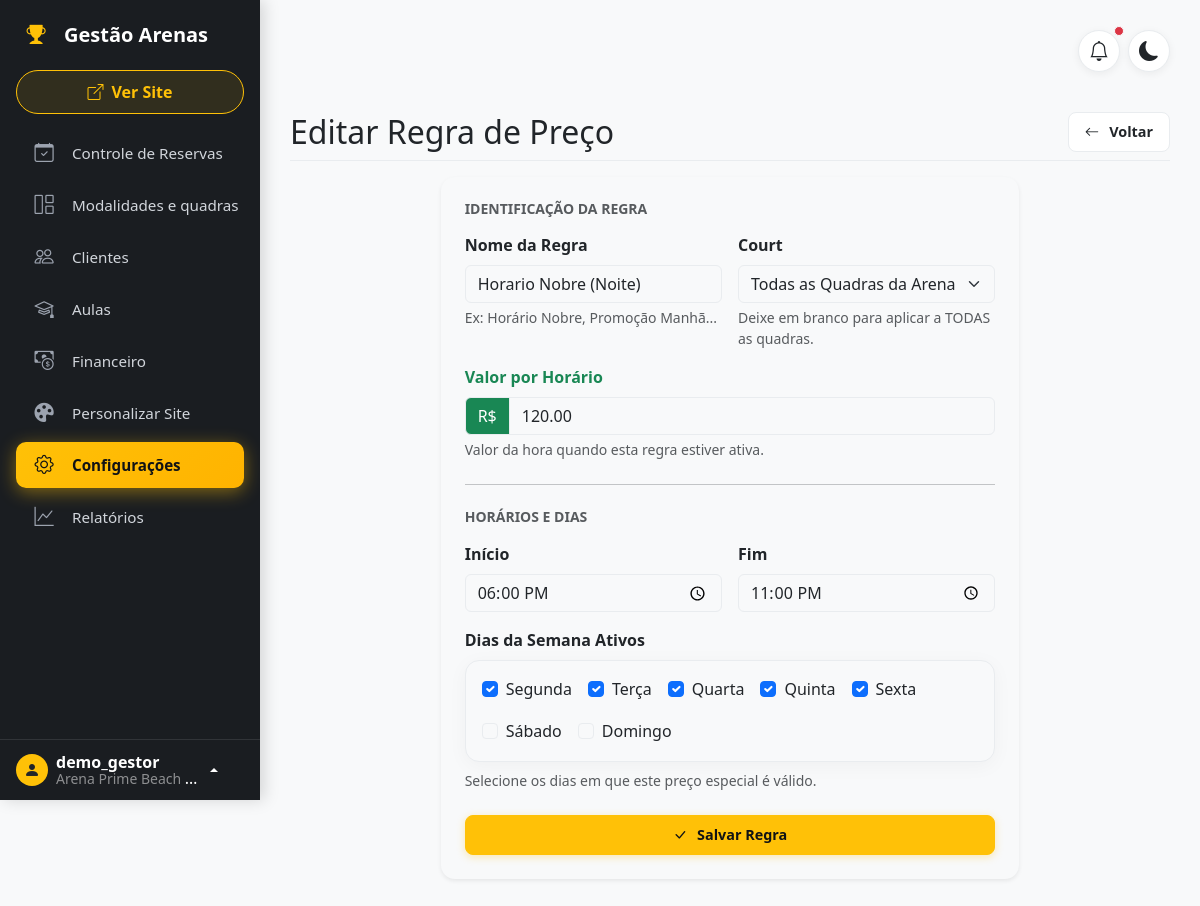
/gestao/arena/arena-demo/regras-preco/1/editar/ (signed in), run on the app's committed database.
### apps/saas/models.py (models this page shows, shortened)
class Arena(TimeStampedModel):
    users = models.ManyToManyField(User, related_name='arenas', blank=True, verbose_name="Usuários da Arena")
    name = models.CharField(max_length=100, verbose_name="Nome da Arena")
    slug = models.SlugField(max_length=100, unique=True, verbose_name="URL (Slug)")
    owner_name = models.CharField(max_length=100, verbose_name="Nome do Proprietário")
    owner_phone = models.CharField(max_length=25, blank=True, null=True, verbose_name="WhatsApp / Telefone do Dono")
    owner_email = models.EmailField(blank=True, null=True, verbose_name="E-mail do Dono")
    cnpj = models.CharField(max_length=20, blank=True, null=True, verbose_name="CNPJ")
    monthly_fee = models.DecimalField(max_digits=10, decimal_places=2, default=0, verbose_name="Valor da Mensalidade (R$)")
    due_day = models.PositiveSmallIntegerField(default=10, verbose_name="Dia de Vencimento")
    is_active = models.BooleanField(default=True, verbose_name="Arena Ativa?")
    class Meta:
        verbose_name = "Arena"
        verbose_name_plural = "Arenas"

### apps/backoffice/models.py (models this page shows, shortened)
class PriceRule(TimeStampedModel):
    DAYS_OF_WEEK = (
        (0, 'Segunda-feira'),
        (1, 'Terça-feira'),
        (2, 'Quarta-feira'),
        (3, 'Quinta-feira'),
        (4, 'Sexta-feira'),
        (5, 'Sábado'),
        (6, 'Domingo'),
    )
    arena = models.ForeignKey(Arena, on_delete=models.CASCADE, related_name='price_rules')
    court = models.ForeignKey(Court, on_delete=models.CASCADE, null=True, blank=True, related_name='price_rules',
                              help_text="Deixe vazio para aplicar a todas as quadras da arena.")
    name = models.CharField(max_length=100, verbose_name="Nome da Regra", help_text="Ex: Horário Nobre, Fim de Semana")
    price = models.DecimalField(max_digits=10, decimal_places=2, verbose_name="Valor por Horário")
    start_time = models.TimeField(verbose_name="Início")
    end_time = models.TimeField(verbose_name="Fim")
    days = models.ManyToManyField(DayOfWeek, verbose_name="Dias da Semana", related_name="price_rules")
    objects = TenantManager()
    class Meta:
        verbose_name = "Regra de Preço"
        verbose_name_plural = "Regras de Preço"

### apps/backoffice/views/config_views.py (the view, shortened to what this page needs)
# urls.py: path('arena/<slug:arena_slug>/regras-preco/<int:pk>/editar/', PriceRuleUpdateView.as_view(),
class PriceRuleUpdateView(ArenaOwnerRequiredMixin, UpdateView):
    model = PriceRule
    form_class = PriceRuleForm
    template_name = 'backoffice/config/price_rule_form.html'
    def setup(self, request, *args, **kwargs):
        super().setup(request, *args, **kwargs)
        self.arena = get_object_or_404(Arena, slug=self.kwargs['arena_slug'])
    def get_context_data(self, **kwargs):
        context = super().get_context_data(**kwargs)
        context['arena'] = self.arena
        return context
    def get_queryset(self):
        return PriceRule.objects.filter(arena=self.arena)
    def get_form_kwargs(self):
        kwargs = super().get_form_kwargs()
        kwargs['arena'] = self.arena
        return kwargs

### apps/backoffice/context_processors.py (called while the page is built)
def arena_context(request):
    if request.user.is_authenticated and hasattr(request.user, 'arena'):
        return {'arena': request.user.arena}
    return {}

### apps/backoffice/mixins.py (called while the page is built)
    def test_func(self):
        slug = self.kwargs.get('arena_slug')
        if not slug:
            return True  # Deixa passar se a view não tem slug (ex: roteador)
        arena = get_object_or_404(Arena, slug=slug)
        return self.request.user in arena.users.all()

### apps/backoffice/models.py (called while the page is built)
    def __str__(self):
        return f"{self.name} ({self.arena.name})"

### apps/core/context_processors.py (called while the page is built)
def user_arenas_context(request):
    if not request.user.is_authenticated:
        return {}
    my_arenas = Arena.objects.filter(users=request.user, is_active=True).values('name', 'slug')
    return {
        'my_arenas': my_arenas
    }

### apps/core/models.py (called while the page is built)
    def get_queryset(self):
        return TenantQuerySet(self.model, using=self._db)

### apps/backoffice/templates/backoffice/config/price_rule_form.html (shortened to what this page needs)
{% extends "backoffice/base_dashboard.html" %}
{% block content %}
<div class="d-flex justify-content-between flex-wrap align-items-center pt-3 pb-2 mb-3 border-bottom gap-2">
    <h1 class="h2 mb-0">{% if form.instance.pk %}Editar{% else %}Nova{% endif %} Regra de Preço</h1>
    <a href="{% url 'backoffice:price_rules' arena_slug=arena.slug %}" class="btn btn-action">
        <i class="bi bi-arrow-left me-1"></i> Voltar
    </a>
</div>
<div class="row justify-content-center">
    <div class="col-12 col-md-10 col-lg-8">
        <div class="card shadow-sm border-0">
            <div class="card-body p-4">
                <form method="post" novalidate>
                    <h6 class="text-uppercase text-body-secondary fw-bold small mb-3">Identificação da Regra</h6>
                    <div class="row g-3 mb-3">
                        <div class="col-12 col-md-6">
                            <label class="form-label fw-bold" for="{{ form.name.id_for_label }}">{{ form.name.label }}</label>
                            {{ form.name }}
                            <div class="form-text small">Ex: Horário Nobre, Promoção Manhã...</div>
                        </div>
                        <div class="col-12 col-md-6">
                            <label class="form-label fw-bold" for="{{ form.court.id_for_label }}">{{ form.court.label }}</label>
                            {{ form.court }}
                            <div class="form-text small">Deixe em branco para aplicar a TODAS as quadras.</div>
                        </div>
                    </div>
                    <div class="mb-4">
                        <label class="form-label fw-bold text-success" for="{{ form.price.id_for_label }}">{{ form.price.label }}</label>
                        <div class="input-group">
                            <span class="input-group-text bg-success text-white">R$</span>
                            {{ form.price }}
                        </div>
                        <div class="form-text small">Valor da hora quando esta regra estiver ativa.</div>
                    </div>
                    <hr class="my-4">
                    <h6 class="text-uppercase text-body-secondary fw-bold small mb-3">Horários e Dias</h6>
                    <div class="row g-3 mb-3">
                        <div class="col-12 col-sm-6">
                            <label class="form-label fw-bold" for="{{ form.start_time.id_for_label }}">{{ form.start_time.label }}</label>
                            {{ form.start_time }}
                        </div>
                        <div class="col-12 col-sm-6">
                            <label class="form-label fw-bold" for="{{ form.end_time.id_for_label }}">{{ form.end_time.label }}</label>
                            {{ form.end_time }}
                        </div>
                    </div>
                    <div class="mb-4">
                        <label class="form-label fw-bold mb-2">Dias da Semana Ativos</label>
                        <div class="card bg-body-tertiary border p-3">
                            <div class="d-flex flex-wrap gap-3">
                                {% for checkbox in form.days %}
                                    <div class="form-check">
                                        {{ checkbox.tag }}
                                        <label class="form-check-label fw-medium" for="{{ checkbox.id_for_label }}">
                                            {{ checkbox.choice_label }}
                                        </label>
                                    </div>
                                {% endfor %}
                            </div>
                        </div>
                        <div class="form-text small mt-2">Selecione os dias em que este preço especial é válido.</div>
                    </div>
                    <div class="d-grid">
                        <button type="submit" class="btn btn-action-primary py-2 fw-semibold">
                            <i class="bi bi-check-lg me-1"></i> Salvar Regra
                        </button>
                    </div>
                </form>
            </div>
        </div>
    </div>
</div>
{% endblock %}

### apps/backoffice/templates/backoffice/base_dashboard.html (shortened to what this page needs)
<!DOCTYPE html>
<html lang="pt-br" data-bs-theme="light">
<head>
    <link href="https://cdn.jsdelivr.net/npm/bootstrap@5.3.0/dist/css/bootstrap.min.css" rel="stylesheet">
    <link rel="stylesheet" href="https://cdn.jsdelivr.net/npm/bootstrap-icons@1.10.0/font/bootstrap-icons.css">
</head>
<body class="bg-body-tertiary">
<div class="d-flex" style="min-height: 100vh;">
    <nav class="sidebar" id="sidebar">
        <div class="sidebar-header" id="logo-toggle">
            <div class="nav-icon text-warning"><i class="bi bi-trophy-fill"></i></div>
            <span class="fs-5 fw-bold sidebar-text">Gestão Arenas</span>
        </div>
        <div class="sidebar-btn-container">
            <a href="{% url 'scheduler:arena_home' arena_slug=arena.slug %}" target="_blank" class="btn btn-outline-primary btn-agendamento">
                <i class="bi bi-box-arrow-up-right"></i>
                <span class="sidebar-text ms-2">Ver Site</span>
            </a>
        </div>
        <div class="sidebar-menu">
            <a href="{% url 'backoffice:dashboard' arena_slug=arena.slug %}" class="nav-link text-decoration-none " title="Controle de Reservas">
                <div class="nav-icon"><i class="bi bi-calendar-check"></i></div>
                <span class="sidebar-text">Controle de Reservas</span>
            </a>
            <a href="{% url 'backoffice:court_list' arena_slug=arena.slug %}" class="nav-link text-decoration-none {% if 'quadras' in request.path or 'modalidades' in request.path %}active{% endif %}" title="Modalidades e quadras">
                <div class="nav-icon"><i class="bi bi-grid-1x2"></i></div>
                <span class="sidebar-text">Modalidades e quadras</span>
            </a>
            <a href="{% url 'backoffice:customer_list' arena_slug=arena.slug %}" class="nav-link text-decoration-none {% if 'clientes' in request.path %}active{% endif %}" title="Clientes">
                <div class="nav-icon"><i class="bi bi-people"></i></div>
                <span class="sidebar-text">Clientes</span>
            </a>
            <a href="{% url 'lessons:aulas' arena_slug=arena.slug %}" class="nav-link text-decoration-none " title="Aulas">
                <div class="nav-icon"><i class="bi bi-mortarboard"></i></div>
                <span class="sidebar-text">Aulas</span>
            </a>
            <a href="{% url 'lessons:financial_list' arena_slug=arena.slug %}" class="nav-link text-decoration-none {% if 'financeiro' in request.path and 'configuracoes' not in request.path %}active{% endif %}" title="Financeiro">
                <div class="nav-icon"><i class="bi bi-cash-coin"></i></div>
                <span class="sidebar-text">Financeiro</span>
            </a>
            <a href="{% url 'backoffice:site_customize' arena_slug=arena.slug %}" class="nav-link text-decoration-none {% if 'personalizar' in request.path %}active{% endif %}" title="Personalizar Site">
                <div class="nav-icon"><i class="bi bi-palette-fill"></i></div>
                <span class="sidebar-text">Personalizar Site</span>
            </a>
            <a href="{% url 'backoffice:arena_config' arena_slug=arena.slug %}" class="nav-link text-decoration-none {% if 'configuracoes' in request.path or 'horarios' in request.path or 'equipamentos' in request.path or 'regras-preco' in request.path %}active{% endif %}" title="Configurações">
                <div class="nav-icon"><i class="bi bi-gear"></i></div>
                <span class="sidebar-text">Configurações</span>
            </a>
            <a href="{% url 'backoffice:reports' arena_slug=arena.slug %}" class="nav-link text-decoration-none {% if 'relatorios' in request.path %}active{% endif %}" title="Relatórios">
                <div class="nav-icon"><i class="bi bi-graph-up"></i></div>
                <span class="sidebar-text">Relatórios</span>
            </a>
        </div>
        <div class="sidebar-footer">
            <div class="dropdown dropup">
                <a href="#" class="user-dropdown-toggle dropdown-toggle" id="dropdownUser1" data-bs-toggle="dropdown" aria-expanded="false" data-bs-display="static">
                    <div class="rounded-circle bg-warning text-dark d-flex align-items-center justify-content-center flex-shrink-0" style="width: 32px; height: 32px;">
                        <i class="bi bi-person-fill"></i>
                    </div>
                    <div class="sidebar-text ms-2 lh-1 text-truncate" style="max-width: 150px;">
                        <strong class="d-block">{{ user.username }}</strong>
                        <small class="text-white-50">{{ arena.name }}</small>
                    </div>
                </a>
            </div>
        </div>
    </nav>
    <main class="content">
        <div class="d-flex justify-content-between align-items-center mb-4 gap-3">
            <div class="d-flex align-items-center gap-2">
                <button class="topbar-action-btn" type="button" title="Notificações">
                    <i class="bi bi-bell fs-5"></i>
                    <span class="position-absolute top-0 start-100 translate-middle p-1 bg-danger border border-light rounded-circle">
                    </span>
                </button>
                <button id="theme-toggle" class="topbar-action-btn" type="button" title="Alternar tema claro/escuro">
                    <i class="bi bi-moon-fill fs-5" id="theme-icon"></i>
                </button>
            </div>
        </div>
        {% block content %}{% endblock %}
    </main>
</div>
</body>
</html>

### data on the page
Arena: name "Arena Prime Beach…"
PriceRule: name "Horario Nobre (Noite)", court "Todas as Quadras da Arena", price "120.00", start_time "18:00:00", end_time "23:00:00"

### other printed values
{{ user.username }} "demo_gestor"
{{ checkbox.choice_label }} "Segunda" "Terça" "Quarta" "Quinta" "Sexta" "Sábado" "Domingo"
